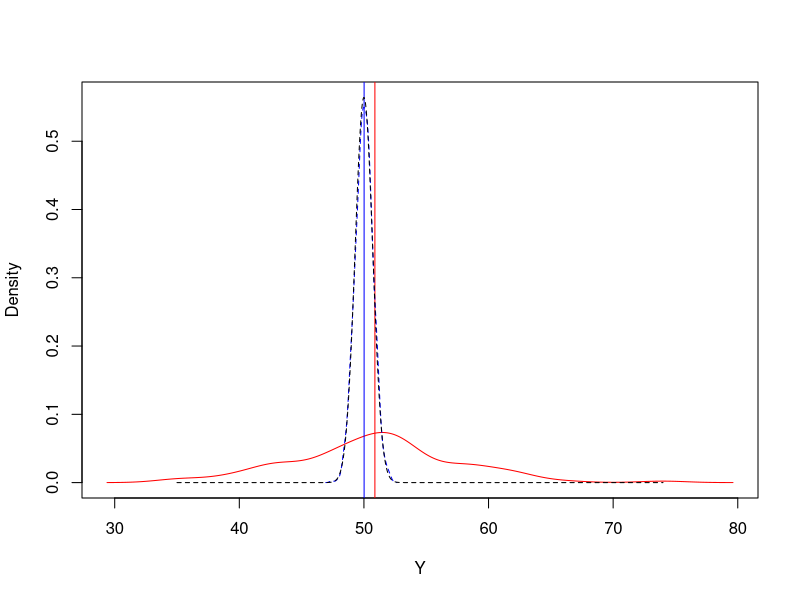
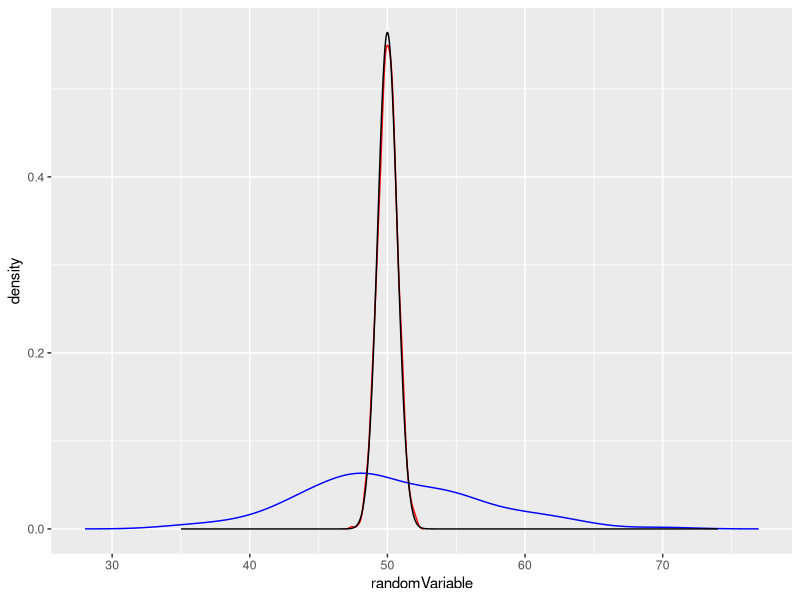

Source code (R) for these figures, in order:
#monte carlo
n = 100
sampleF = function(distn,n,size=10,prob=0.5,lambda=5){
  if(distn == 'normal'){
    return(rnorm(n))
  }
  if(distn == 'bernoulli'){
    return(rbinom(n,size=size,prob=prob))
  }
  if(distn == 'poisson'){
    return(rpois(n,lambda=lambda))
  }
}
distn  = 'poisson'
lambda = 50
mu     = lambda
sd     = sqrt(lambda)
Y      = sampleF(distn,n,lambda=lambda)

plot(density(Y)$x,density(Y)$y,
     type='l',col='red',
     ylim=c(0,dnorm(0,sd=sd/sqrt(n))),
     xlab='Y',ylab='Density')
abline(v=mean(Y),col='red')
yGrid = seq(min(Y),max(Y),length=1000)


nSamples = 1000
YmeanVec = rep(0,nSamples)
for(iter in 1:nSamples){
  Y = sampleF(distn,n,lambda=lambda)
  YmeanVec[iter] = mean(Y)
}

lines(density(YmeanVec)$x,density(YmeanVec)$y,
      col='blue',lty=2)
abline(v=mean(YmeanVec),col='blue')
lines(yGrid,dnorm(yGrid,mean=mu,sd=sd/sqrt(n)),col='black',lty=2)



###
# Some extras: ggplot2 is a much richer/expressive plotting 
#              implementation.  We will be using it more along with
#              other parts of the "tidyverse" semester/ in data science 2
###
if(!require(ggplot2)){install.packages('ggplot2');require(ggplot2)}

ggplot()+
  geom_line(data = data.frame(randomVariable = density(YmeanVec)$x,
                              density        = density(YmeanVec)$y),
            aes(randomVariable, density),
            colour = 'red') + 
  geom_line(data = data.frame(randomVariable = density(Y)$x,
                              density        = density(Y)$y),
            aes(randomVariable, density),
            colour = 'blue') + 
  geom_line(data = data.frame(randomVariable = yGrid,
                              density        = dnorm(yGrid,mean=mu,sd=sd/sqrt(n))),
            aes(randomVariable, density),
            colour = 'black') 
